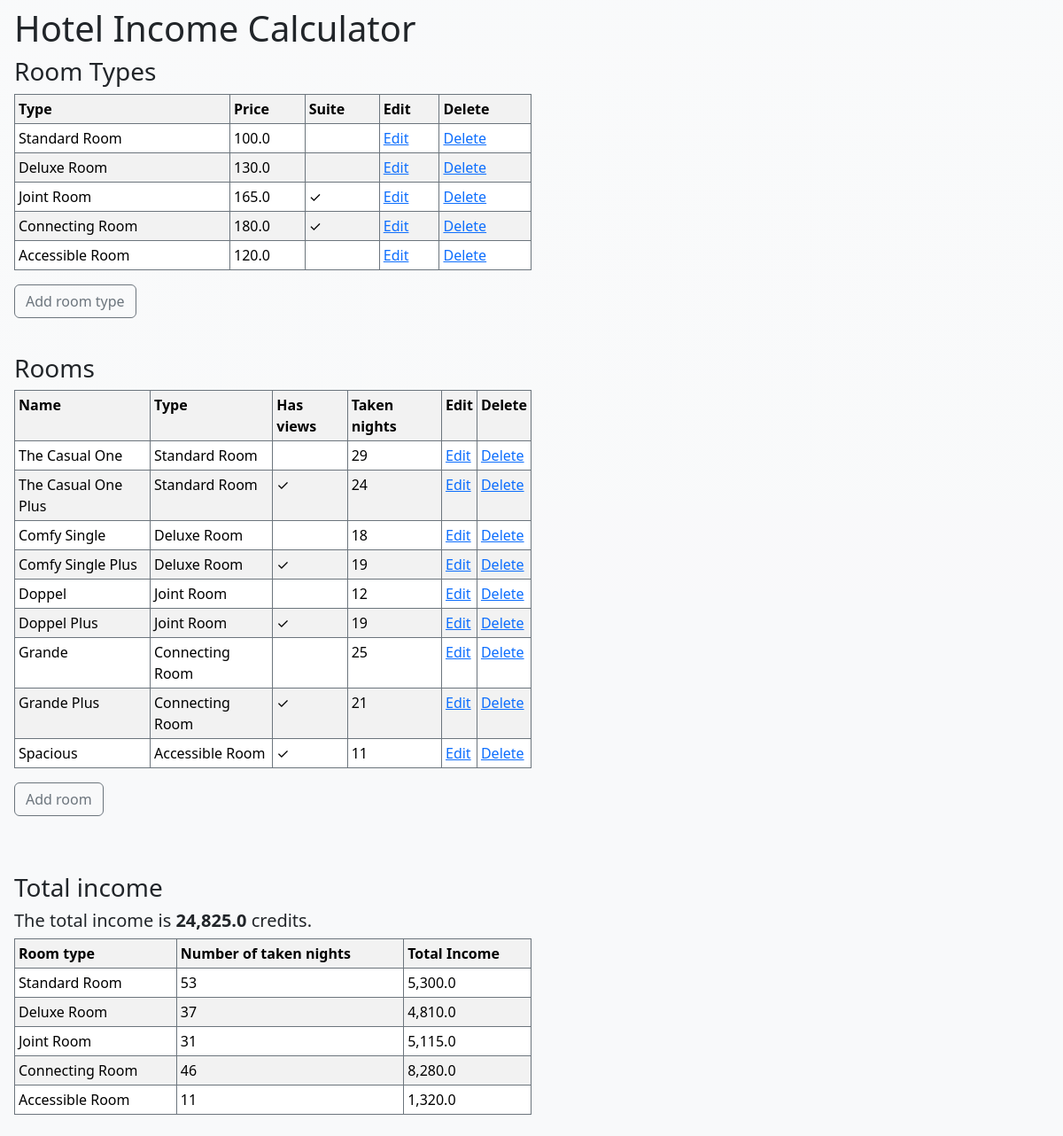
Before: / with the older database file.
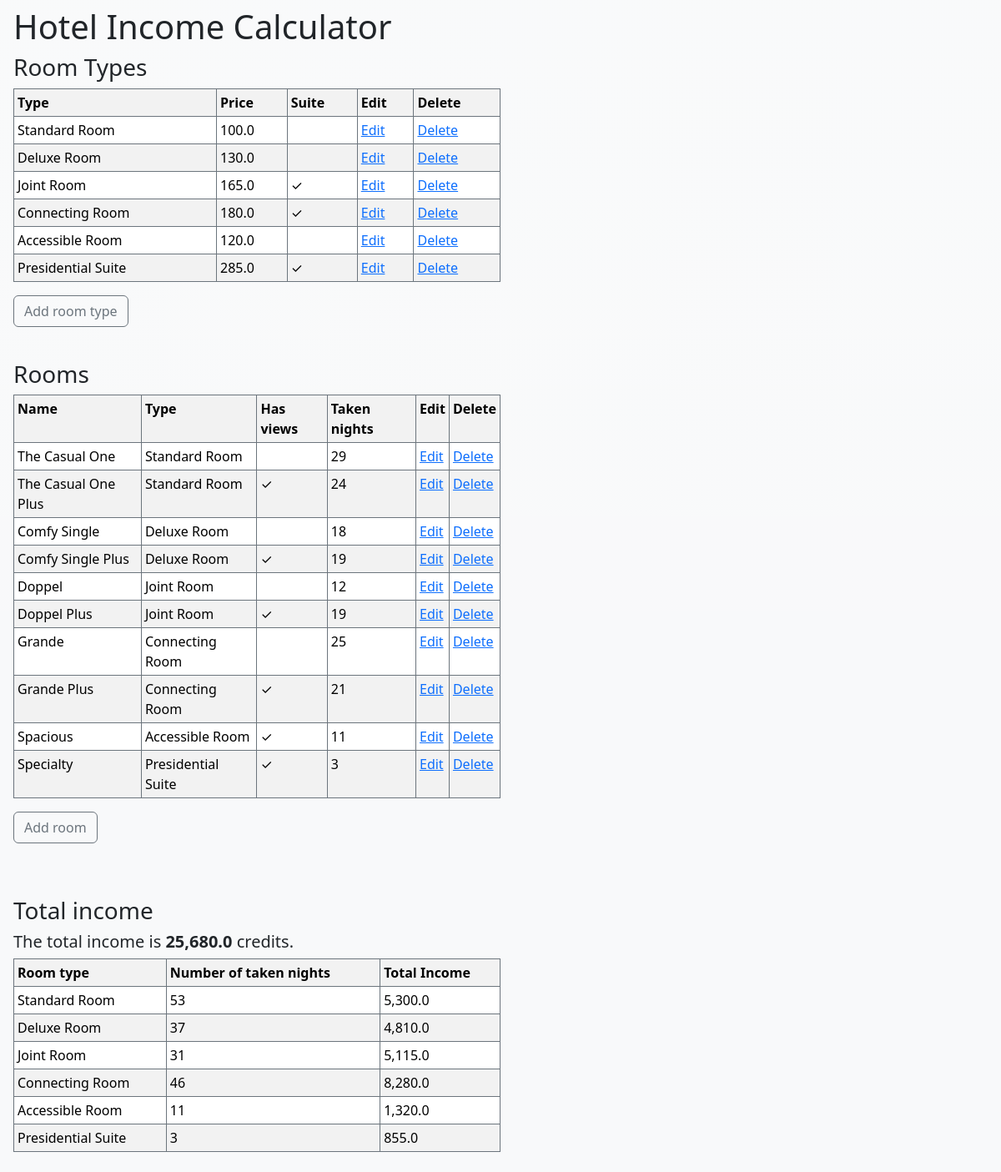
After: the same page with the newer database file.
### hotel_finance/models.py (models this page shows, shortened)
class Type(models.Model):
    name = models.CharField(max_length=100)
    suite = models.BooleanField()
    price = models.FloatField()

class Room(models.Model):
    type = models.ForeignKey(Type, on_delete=models.CASCADE)
    name = models.CharField(max_length=100)
    has_views = models.BooleanField()
    night_count = models.PositiveIntegerField(default=0, validators=[MinValueValidator(0), MaxValueValidator(31)])

### hotel_finance/views.py (the view)
# urls.py: path('', views.index, name='index'),
def index(request):
    room_types = Type.objects.all()
    for room_type in room_types:
        total_taken_nights = Room.objects.filter(type=room_type).aggregate(Sum('night_count'))['night_count__sum'] or 0
        total_income = room_type.price * total_taken_nights
        setattr(room_type, 'total_taken_nights', total_taken_nights)
        setattr(room_type, 'total_income', total_income)
    total_income = Type.objects.aggregate(
        total_income=Sum(ExpressionWrapper(F('price') * F('room__night_count'), output_field=FloatField()))
    )['total_income'] or 0
    return render(request, 'index.html', {
        'room_types': room_types,
        'rooms': Room.objects.all(),
        'income': total_income,
    })

### hotel_finance/templates/index.html (shortened to what this page needs)
<!DOCTYPE html>
<html lang="en">
<head>
    <link href="https://cdn.jsdelivr.net/npm/bootstrap@5.3.2/dist/css/bootstrap.min.css" rel="stylesheet">
</head>
<body class="px-3 py-2 bg-light bg-gradient">
    <h1>Hotel Income Calculator</h1>
    <h3>Room Types</h3>
    <table class="table table-striped table-bordered border-secondary table-sm" style="width: 50%;">
        <tr>
            <th>Type</th>
            <th>Price</th>
            <th>Suite</th>
            <th>Edit</th>
            <th>Delete</th>
        </tr>
        {% for type in room_types %}
        <tr>
            <td>{{ type.name }}</td>
            <td>{{ type.price }}</td>
            <td>{% if type.suite %} ✓ {% endif %}</td>
            <td><a href="type/update/{{ type.id }}">Edit</a></td>
            <td><a href="type/delete/{{ type.id }}">Delete</a></td>
        </tr>
        {% endfor %}
    </table>
    <p>
        <button type="button" class="btn btn-outline-secondary" onclick="window.location.href='type/add';">Add room type</button>
    </p>
    <br>
    <h3>Rooms</h3>
    <table class="table table-striped table-bordered border-secondary table-sm" style="width: 50%;">
        <tr>
            <th>Name</th>
            <th>Type</th>
            <th>Has views</th>
            <th>Taken nights</th>
            <th>Edit</th>
            <th>Delete</th>
        </tr>
        {% for room in rooms %}
            <tr>
                <td>{{ room.name }}</td>
                <td>{{ room.type.name }}</td>
                <td>{% if room.has_views %} ✓ {% endif %}</td>
                <td>{{ room.night_count }}</td>
                <td><a href="room/update/{{ room.id }}">Edit</a></td>
                <td><a href="room/delete/{{ room.id }}">Delete</a></td>
            </tr>
        {% endfor %}
    </table>
    <p>
        <button type="button" class="btn btn-outline-secondary" onclick="window.location.href='room/add/';">Add room</button>
    </p>
<br>
<br>
<h3>Total income</h3>
<h5>The total income is <b>{{ income }}</b> credits.</h5>
<table class="table table-striped table-bordered border-secondary table-sm" style="width: 50%;">
    <tr>
        <th>Room type</th>
        <th>Number of taken nights</th>
        <th>Total Income</th>
    </tr>
    {% for type in room_types %}
        <tr>
            <td>{{ type.name }}</td>
            <td>{{ type.total_taken_nights }}</td>
            <td>{{ type.total_income|floatformat:1 }}</td>
        </tr>
    {% endfor %}
</table>
</body>
</html>

Changed rows visible on the page:
added Type: name "Presidential Suite", price "285.0", total_taken_nights "3", total_income "855.0"
added Room: name "Specialty", type.name "Presidential Suite", night_count "3"
Other visible differences:
{{ income }}: "24,825.0" → "25,680.0"
